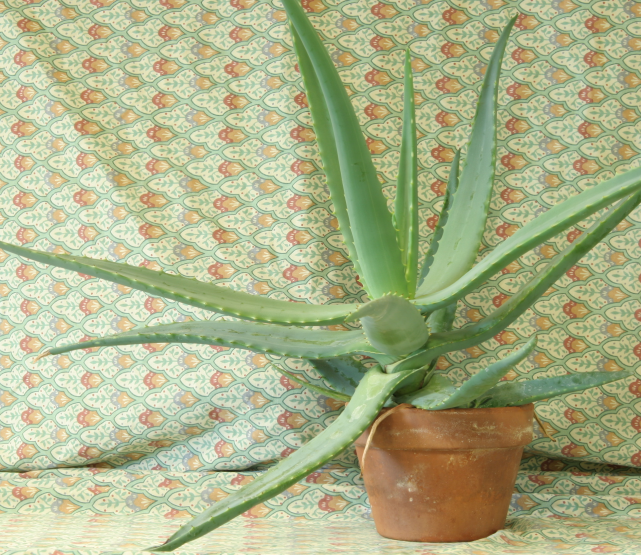
#> input picture lab5_Stereo_vision/aloes/aloeL.png, 1282 x 1110 px, found by its file name (shown at 1/2 size)
$ python mapa_dysparycji.py
#> lines starting #> are read from the running program, lines starting #| are printed output that depends on the picture
import  cv2
import numpy as np
import matplotlib.pyplot as plt


def rms(imageA, imageB):
    err = np.sum((imageA.astype("float") - imageB.astype("float")) ** 2)
    err /= float(imageA.shape[0] * imageA.shape[1])
    return err


left_img = cv2.imread('aloes/aloeL.png')
#> left_img is the input picture: shape (1110, 1282, 3); mean B, G, R 136.6, 177.2, 171.2
right_img = cv2.imread('aloes/aloeR.png')
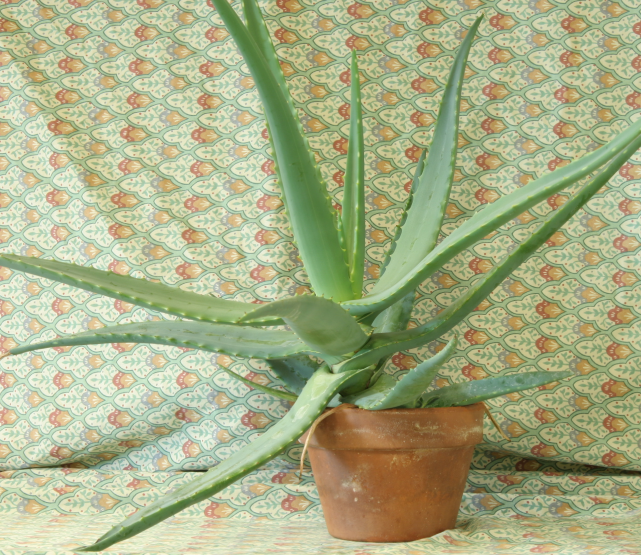
#> input picture lab5_Stereo_vision/aloes/aloeR.png, 1282 x 1110 px, found by its file name (shown at 1/2 size)
#> right_img is the input picture: shape (1110, 1282, 3); mean B, G, R 134.1, 174.2, 168
groundtruth = cv2.imread('aloes/')

# First attempt
stereo_bm = cv2.StereoBM_create(16, 7)
dispmap_bm = stereo_bm.compute(cv2.cvtColor(left_img, cv2.COLOR_BGR2GRAY), cv2.cvtColor(right_img, cv2.COLOR_BGR2GRAY))
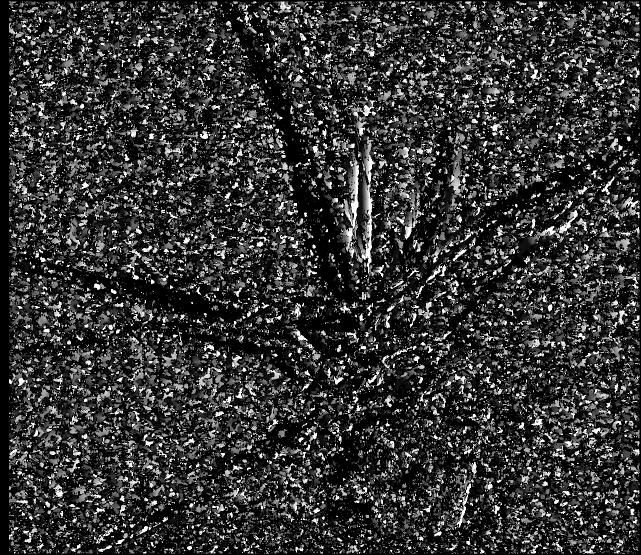
#> dispmap_bm: shape (1110, 1282) int16 (shown at 1/2 size); min -16, max 240, mean 37; drawn with min black and max white

stereo_sgbm = cv2.StereoSGBM_create(0, 16)
dispmap_sgbm = stereo_sgbm.compute(left_img, right_img)
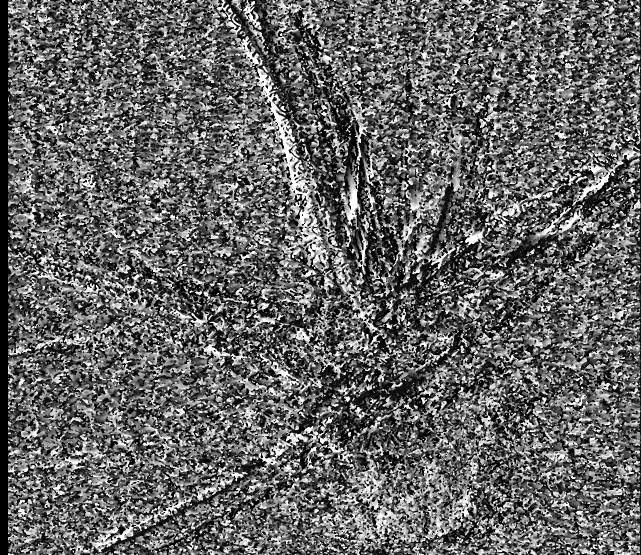
#> dispmap_sgbm: shape (1110, 1282) int16 (shown at 1/2 size); min -16, max 240, mean 85.1; drawn with min black and max white


plt.figure(figsize=(12,10))
plt.subplot(221)
plt.title('left')
plt.imshow(left_img[:,:,[2,1,0]])
plt.subplot(222)
plt.title('right')
plt.imshow(right_img[:,:,[2,1,0]])
plt.subplot(223)
plt.title('BM')
plt.imshow(dispmap_bm, cmap='gray')
plt.subplot(224)
plt.title('SGBM')
plt.imshow(dispmap_sgbm, cmap='gray')
plt.show()
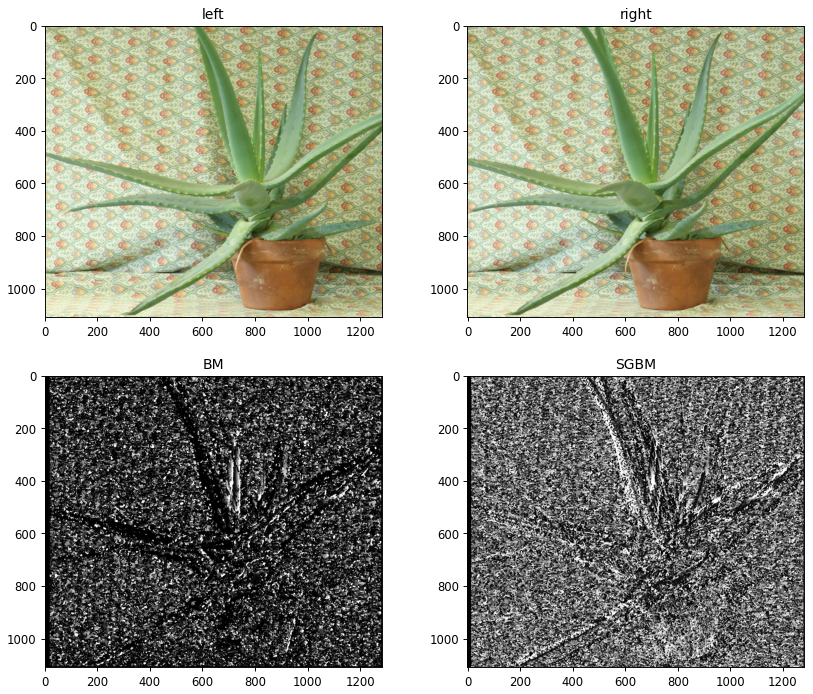
#> figure drawn by matplotlib, 4 panels


# [6 lines of commented-out code are left out]

print(cv2.__version__)
#> (the run stopped early here; a loop or call above may not have finished)
